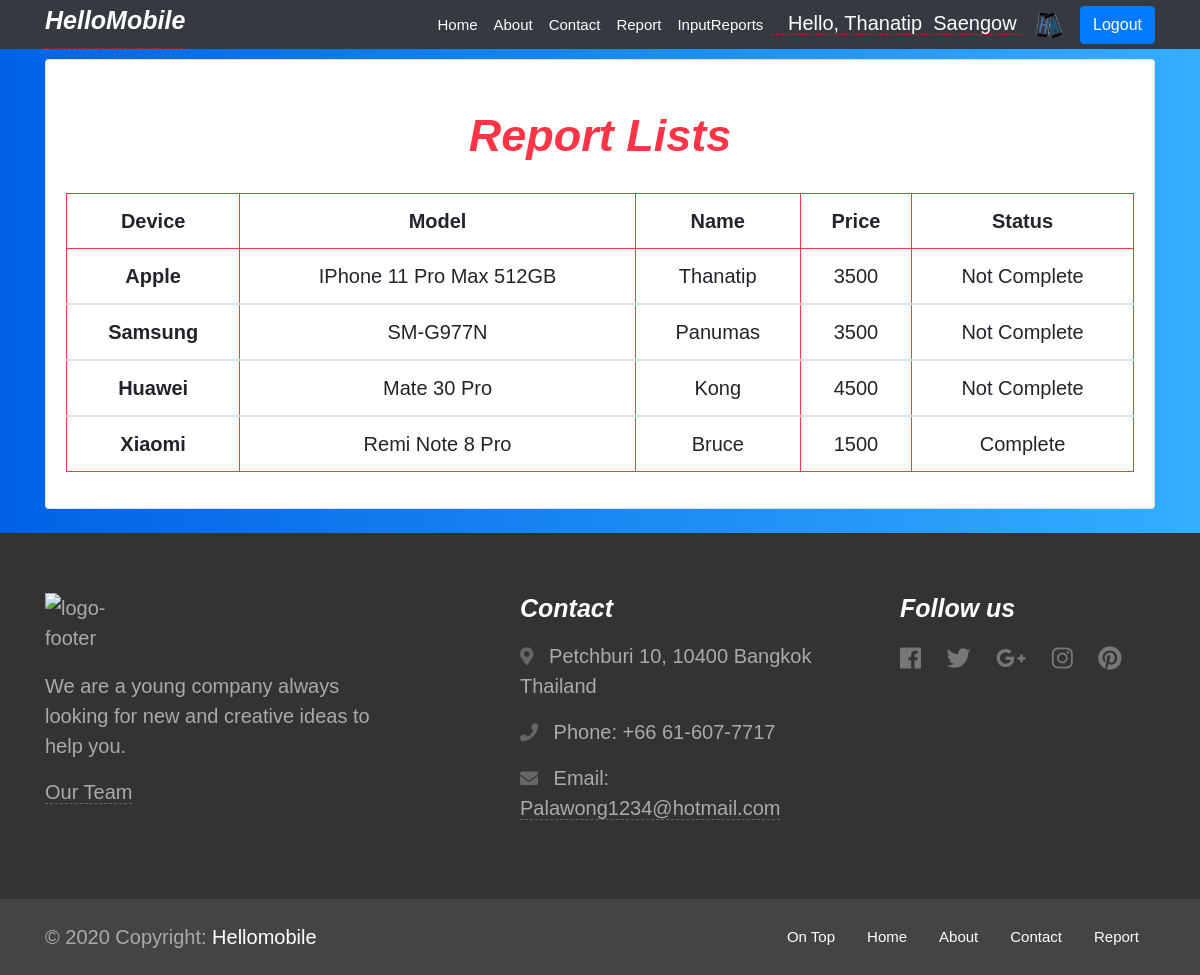
/price/ (signed in), run on the app's committed database.
### hellomobileapp/models.py (models this page shows, shortened)
class Profile(models.Model):
	user = models.OneToOneField(User,on_delete=models.CASCADE)
	photoprofile = models.ImageField(default='default.png',upload_to='photo_profile',blank=True,null=True)
	usertype = models.CharField(max_length=100,null=True,blank=True,default='customer')

class ReportList(models.Model):
	alldevices = (('Apple','แอปเปิ้ล'),
				  ('Samsung','ซัมซุง'),
				  ('Huawei','หัวเว่ย'),
				  ('OPPO','ออปโป'),
				  ('VIVO','วีโว'),
				  ('Xiaomi','เสียวหมี่'))
	status = (('Complete','สำเร็จ'),
				('Not Complete','ยังไม่สำเร็จ'))
	cus_id = models.AutoField(primary_key=True)
	brand = models.CharField(max_length=100, choices=alldevices, default='Apple')
	model_name = models.CharField(max_length=100)
	customer_name = models.CharField(max_length=200)
	pricesale = models.IntegerField(default=0)
	status = models.CharField(max_length=100, choices=status, default='Complete')

### hellomobileapp/views.py (the view)
# urls.py: path('price/', ShowPrice, name='price-page'),
def ShowPrice(request):
	pricesale = ReportList.objects.all()
	context = {'pricesale':pricesale}
	return render(request, 'hellomobileapp/showprice.html', context)

### hellomobileapp/template/hellomobileapp/showprice.html
{% extends 'hellomobileapp/base.html' %}
{% load static %}
{% block content %}
<link href="{% static 'css/table.css' %}" rel="stylesheet" id="bootstrap-css">
    <main>
        <div class="container mt-4">
            <div class="card mb-4">
                <div class="card-body">
                    <div class="row">
                        <div class="col-md-12">
                            <h2 class="pt-3 pb-4 text-center font-bold font-up danger-text">Report Lists</h2>
                        </div>
                    </div>
                    <table class="table table-bordered red-border text-center">
                        <thead>
                            <tr>
        <th scope="col"><b>Device</b></th>
        <th scope="col"><b>Model</b></th>
        <th scope="col"><b>Name</b></th>
        <th scope="col"><b>Price</b></th>
        <th scope="col"><b>Status</b></th>
                            </tr>
                        </thead>
    {% for ps in pricesale %}
    <tbody>
      <tr>
        <th scope="row">{{ps.brand}}</th>
        <td>{{ps.model_name}}</td>
        <td>{{ps.customer_name}}</td>
        <td>{{ps.pricesale}}</td>
        <td>{{ps.status}}</td>
      </tr>
    {% endfor %}
                        </tbody>
                    </table>
                </div>
            </div>
    </main>
{% endblock content %}

### hellomobileapp/template/hellomobileapp/base.html (shortened to what this page needs)
{% load static %}
<!DOCTYPE html>
<html lang="en">
<head>
  <link href="{% static 'css/full-width-pics.css' %}" rel="stylesheet">
    <link rel="stylesheet" href="https://maxcdn.bootstrapcdn.com/bootstrap/4.0.0/css/bootstrap.min.css">
        <link rel="stylesheet" href="https://use.fontawesome.com/releases/v5.0.6/css/all.css">
        <link rel="stylesheet" href="{% static 'css/animate.css' %}">
        <link rel="stylesheet" href="{% static 'css/style.css' %}">
        <link rel="stylesheet" href="{% static 'css/media-queries.css' %}">
</head>
<body>
  <nav class="navbar navbar-expand-lg navbar-dark bg-dark fixed-top">
    <div class="container">
      <a class="navbar-brand" href="{% url 'home-page' %}"><h3>HelloMobile</h3></a>
      <div class="collapse navbar-collapse" id="navbarResponsive">
        <ul class="navbar-nav ml-auto">
          <li class="nav-item active">
            <a class="nav-link" href="{% url 'home-page' %}">Home
            </a>
          </li>
          <li class="nav-item">
            <a class="nav-link" href="{% url 'about-page' %}">About</a>
          </li>
            <li class="nav-item">
            <a class="nav-link" href="{% url 'contact-page' %}">Contact</a>
          </li>
          <li class="nav-item">
            <a class="nav-link" href="{% url 'price-page' %}">Report</a>
          </li>
            {% if user.is_superuser %}
            <li class="nav-item">
              <a class="nav-link" href="{% url 'priceinput-page' %}">InputReports</a>
            </li>
            {% endif %}
    </ul>
    <div>
        {% if user.is_authenticated %}
       <a href="{% url 'edit-profile' %}"> <font color="white">&nbsp&nbsp&nbspHello, {{user.first_name}}&nbsp&nbsp{{user.last_name}}</font> </a>
              &nbsp{% if user.profile.photoprofile %}
                  <img src="{{user.profile.photoprofile.url}}" width="30" class="rounded">
              {% endif %}
            &nbsp <a class="btn btn-primary" href="{% url 'logout' %}">Logout</a>
        {% else %}
          <a class="btn btn-primary" href="{% url 'register-page' %}">Register</a>&nbsp
          <a class="btn btn-primary" href="{% url 'login' %}">Login</a>
        {% endif %}
      </div>
    </div>
  </nav>
  <div id="content">
  {% block content %}
   {% endblock %}
</div>
          <footer>
          <div class="footer-top">
            <div class="container">
              <div class="row">
                <div class="col-md-4 col-lg-4 footer-about wow fadeInUp">
                  <img class="logo-footer" src="{% static 'img/logohome.png' %}" alt="logo-footer" data-at2x="{% static 'img/logohome.png' %}">
                  <p>
                    We are a young company always looking for new and creative ideas to help you.
                  </p>
                  <p><a href="#">Our Team</a></p>
                      </div>
                <div class="col-md-4 col-lg-4 offset-lg-1 footer-contact wow fadeInDown">
                  <h3>Contact</h3>
                      <p><i class="fas fa-map-marker-alt"></i> Petchburi 10, 10400 Bangkok Thailand</p>
                      <p><i class="fas fa-phone"></i> Phone: +66 61-607-7717</p>
                      <p><i class="fas fa-envelope"></i> Email: <a href="mailto:palawong1234@hotmail.com">Palawong1234@hotmail.com</a></p>
                      </div>
                      <div class="col-md-4 col-lg-3 footer-social wow fadeInUp">
                        <h3>Follow us</h3>
                        <p>
                          <a href="#"><i class="fab fa-facebook"></i></a>
                <a href="#"><i class="fab fa-twitter"></i></a>
                <a href="#"><i class="fab fa-google-plus-g"></i></a>
                <a href="#"><i class="fab fa-instagram"></i></a>
                <a href="#"><i class="fab fa-pinterest"></i></a>
                        </p>
                      </div>
                </div>
            </div>
          </div>
          <div class="footer-bottom">
            <div class="container">
              <div class="row">
                  <div class="col-md-5 footer-copyright">
                        <p>&copy; 2020 Copyright: <a href="{% url 'home-page' %}">Hellomobile</a></p>
                      </div>
                  <div class="col-md-7 footer-menu">
                        <nav class="navbar navbar-dark navbar-expand-md">
                  <div class="collapse navbar-collapse" id="navbarNav">
                      <ul class="navbar-nav ml-auto">
                          <li class="nav-item">
                              <a class="nav-link scroll-link" href="#top-content">On Top</a>
                          </li>
                          <li class="nav-item">
                              <a class="nav-link" href="{% url 'home-page' %}">Home</a>
                          </li>
                          <li class="nav-item">
                              <a class="nav-link" href="{% url 'about-page' %}">About</a>
                          </li>
                          <li class="nav-item">
                              <a class="nav-link" href="{% url 'contact-page' %}">Contact</a>
                          </li>
                          <li class="nav-item">
                              <a class="nav-link" href="{% url 'price-page' %}">Report</a>
                          </li>
                      </ul>
                  </div>
              </nav>
                      </div>
                </div>
            </div>
          </div>
        </footer>
</body>
</html>

### static/css/style.css (style rules this page uses)
body { font-family: 'Georgia', sans-serif; font-size: 20px; line-height: 30px; text-align: center; background: #007bff; padding-top: 35px; background: linear-gradient(to right, #0062E6, #33AEFF); }
a { color: #c71a1a; border-bottom: 1px dashed #c71a1a; text-decoration: none; transition: all .3s; }
h1, h2 { margin-top: 15px; font-size: 45px; font-weight: 600; color: #fff; line-height: 50px; font-style: italic; }
h3 { font-size: 25px; font-weight: 600; color: #fff; line-height: 30px; font-style: italic; }
.footer-top { padding: 60px 0; background: #333; text-align: left; color: #aaa; }
.footer-top h3 { padding-bottom: 10px; color: #fff; }
.footer-about img.logo-footer { max-width: 74px; margin-top: 0; margin-bottom: 18px; }
.footer-about p a { color: #aaa; border-bottom: 1px dashed #666; }
.footer-contact p { word-wrap: break-word; }
.footer-contact i { padding-right: 10px; font-size: 18px; color: #666; }
.footer-contact p a { color: #aaa; border-bottom: 1px dashed #666; }
.footer-social a { display: inline-block; margin-right: 20px; margin-bottom: 8px; color: #777; border: 0; }
.footer-social i { font-size: 24px; vertical-align: middle; }
.footer-bottom { padding: 15px 0; background: #444; text-align: left; color: #aaa; }
.footer-copyright p { margin: 0; padding: 0.5rem 0; }
.footer-copyright a { color: #fff; border: 0; }
.navbar { padding: 0; background: #444; backface-visibility: hidden; }
.navbar-dark .navbar-nav { font-size: 15px; color: #fff; font-weight: 400; }
.navbar-dark .navbar-nav .nav-link { color: #fff; border: 0; }
.navbar-expand-md .navbar-nav .nav-link { padding-left: 1rem; padding-right: 1rem; }

### static/css/table.css (style rules this page uses)
.danger-text { color: #ff3547; }
.table-bordered.red-border, .table-bordered.red-border th, .table-bordered.red-border td { border: 1px solid #ff3547!important; }
.table.table-bordered th { text-align: center; }

### data on the page
ReportList: brand "Apple", model_name "IPhone 11 Pro Max 512GB", customer_name "Thanatip", pricesale "3500", status "Not Complete"
ReportList: brand "Samsung", model_name "SM-G977N", customer_name "Panumas", pricesale "3500", status "Not Complete"
ReportList: brand "Huawei", model_name "Mate 30 Pro", customer_name "Kong", pricesale "4500", status "Not Complete"
ReportList: brand "Xiaomi", model_name "Remi Note 8 Pro", customer_name "Bruce", pricesale "1500", status "Complete"

### other printed values
{{ user.first_name }} "Thanatip"
{{ user.last_name }} "Saengow"
